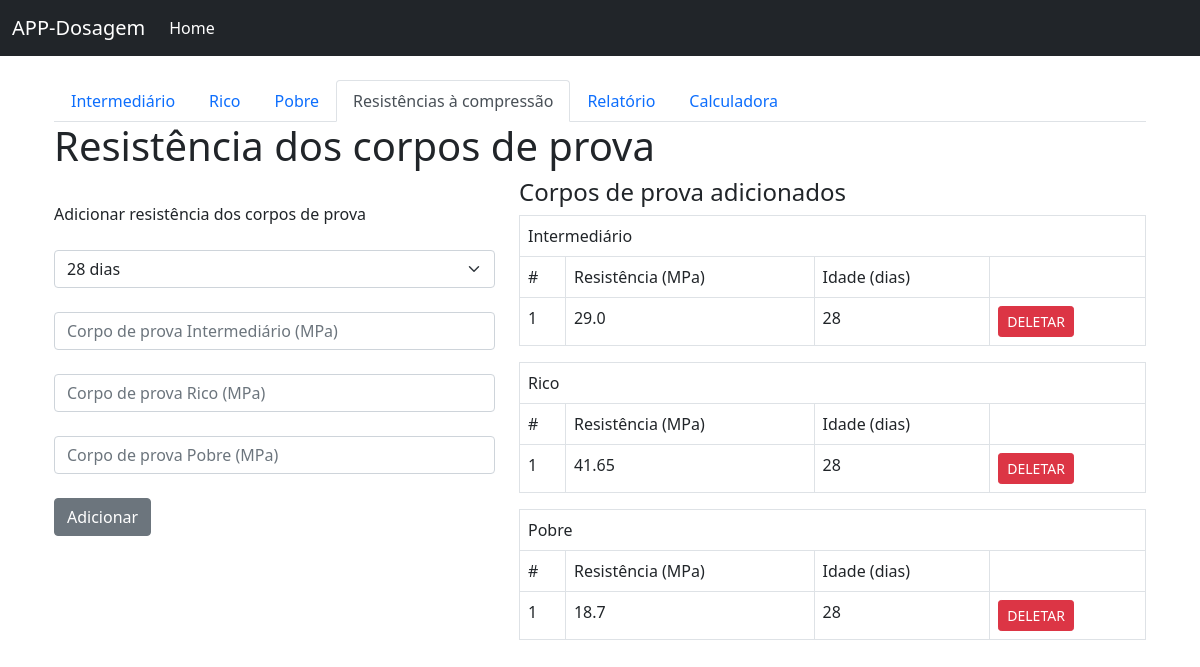
/corpo_de_prova/5, run on the app's committed database.
### app/models.py (models this page shows, shortened)
class Cp_piloto(db.Model):
    id = db.Column(db.Integer, primary_key=True)
    resistencia = db.Column(db.Float)
    idade = db.Column(db.Integer)
    ensaio_id = db.Column(db.Integer, db.ForeignKey('ensaios.id'))

class Cp_rico(db.Model):
    id = db.Column(db.Integer, primary_key=True)
    resistencia = db.Column(db.Float)
    idade = db.Column(db.Integer)
    ensaio_id = db.Column(db.Integer, db.ForeignKey('ensaios.id'))

class Cp_pobre(db.Model):
    id = db.Column(db.Integer, primary_key=True)
    resistencia = db.Column(db.Float)
    idade = db.Column(db.Integer)
    ensaio_id = db.Column(db.Integer, db.ForeignKey('ensaios.id'))

### app/routes.py (the view, shortened to what this page needs)
@app.route('/corpo_de_prova/<int:id>', methods=['POST', 'GET'])
def corpo_de_prova(id):
    ensaio_salvo = Ensaios.query.filter_by(id=id).first()
    cps_piloto = Cp_piloto.query.all()
    cps_rico = Cp_rico.query.all()
    cps_pobre = Cp_pobre.query.all()
    r_piloto = request.form.get("resistencia_piloto")
    r_rico = request.form.get("resistencia_rico")
    r_pobre = request.form.get("resistencia_pobre")
    return render_template('corpo_de_prova.html', id=id, cps_piloto=cps_piloto, cps_rico=cps_rico, cps_pobre=cps_pobre, ensaio_salvo=ensaio_salvo)

### app/templates/corpo_de_prova.html (shortened to what this page needs)
{% extends 'base.html' %}
{% block content %}
<div class="container">
    <div class = "row">
        <div class="container">
            <ul class="nav nav-tabs">
              <li class="nav-item">
                <a class="nav-link" aria-current="page" href="/dosagem/{{ id }}">Intermediário</a>
              </li>
              <li class="nav-item">
                <a class="nav-link" href="/rico/{{ id }}">Rico</a>
              </li>
              <li class="nav-item">
                <a class="nav-link" href="/pobre/{{ id }}">Pobre</a>
              </li>
              <li class="nav-item">
                <a class="nav-link active" href="/corpo_de_prova/{{ id }}">Resistências à compressão</a>
              </li>
              <li class="nav-item">
                <a class="nav-link" href="/resultados/{{ id }}">Relatório</a>
              </li>
              <li class="nav-item">
                <a class="nav-link" href="/calculadora/{{ id }}">Calculadora</a>
              </li>
            </ul>
        </div>
    </div>
    <h1>Resistência dos corpos de prova</h1>
    <div class="row">
        <div class="col-5">
            <br>
            Adicionar resistência dos corpos de prova
            <br>
            <form method="POST">
                <br>
                <select class="form-select" aria-label="Default select example" name="selectfield">
                  <option value="28">28 dias</option>
                </select>
                <br>
                <input size="3" type="number" step="any" class="form-control" value="" name="resistencia_piloto", placeholder='Corpo de prova Intermediário (MPa)'>
                <br>
                <input size="3" type="number" step="any" class="form-control" value="" name="resistencia_rico", placeholder='Corpo de prova Rico (MPa)'>
                <br>
                <input size="3" type="number" step="any" class="form-control" value="" name="resistencia_pobre", placeholder='Corpo de prova Pobre (MPa)'>
                <br>
                <input type="submit" class="btn btn-secondary" value="Adicionar">
            </form>
        </div>
        <div class="col-7">
            <h4>Corpos de prova adicionados</h4>
            <table class='table table-bordered'>
                <tr>
                    <td colspan="4">Intermediário</td>
                </tr>
                <tr>
                    <td>#</td>
                    <td>Resistência (MPa)</td>
                    <td>Idade (dias)</td>
                    <td></td>
                </tr>
                {% for i in ensaio_salvo.cp_piloto %}
                    <tr>
                    <td>{{ ensaio_salvo.cp_piloto.index(i)+1 }}</td>
                    <td>{{ i.resistencia }}</td>
                    <td>{{ i.idade }}</td>
                    <td><a class="btn btn-danger btn-sm" href="/corpo_de_prova/deletar_piloto/{{ i.id }}">DELETAR</a></td>
                </tr>
                {% endfor %}
            </table>
            <table class='table table-bordered'>
                <tr>
                    <td colspan="4">Rico</td>
                </tr>
                <tr>
                    <td>#</td>
                    <td>Resistência (MPa)</td>
                    <td>Idade (dias)</td>
                    <td></td>
                </tr>
                {% for i in ensaio_salvo.cp_rico %}
                    <tr>
                    <td>{{ ensaio_salvo.cp_rico.index(i)+1 }}</td>
                    <td>{{ i.resistencia }}</td>
                    <td>{{ i.idade }}</td>
                    <td><a class="btn btn-danger btn-sm" href="/corpo_de_prova/deletar_rico/{{ i.id }}">DELETAR</a></td>
                </tr>
                {% endfor %}
            </table>
            <table class='table table-bordered'>
                <tr>
                    <td colspan="4">Pobre</td>
                </tr>
                <tr>
                    <td>#</td>
                    <td>Resistência (MPa)</td>
                    <td>Idade (dias)</td>
                    <td></td>
                </tr>
                {% for i in ensaio_salvo.cp_pobre %}
                    <tr>
                    <td>{{ ensaio_salvo.cp_pobre.index(i)+1 }}</td>
                    <td>{{ i.resistencia }}</td>
                    <td>{{ i.idade }}</td>
                    <td><a class="btn btn-danger btn-sm" href="/corpo_de_prova/deletar_pobre/{{ i.id }}">DELETAR</a></td>
                </tr>
                {% endfor %}
            </table>
        </div>
    </div>
</div>
{% endblock %}

### data on the page
Cp_piloto: cp_piloto "1", resistencia "29.0", idade "28"
Cp_rico: cp_rico "1", resistencia "41.65", idade "28"
Cp_pobre: cp_pobre "1", resistencia "18.7", idade "28"
